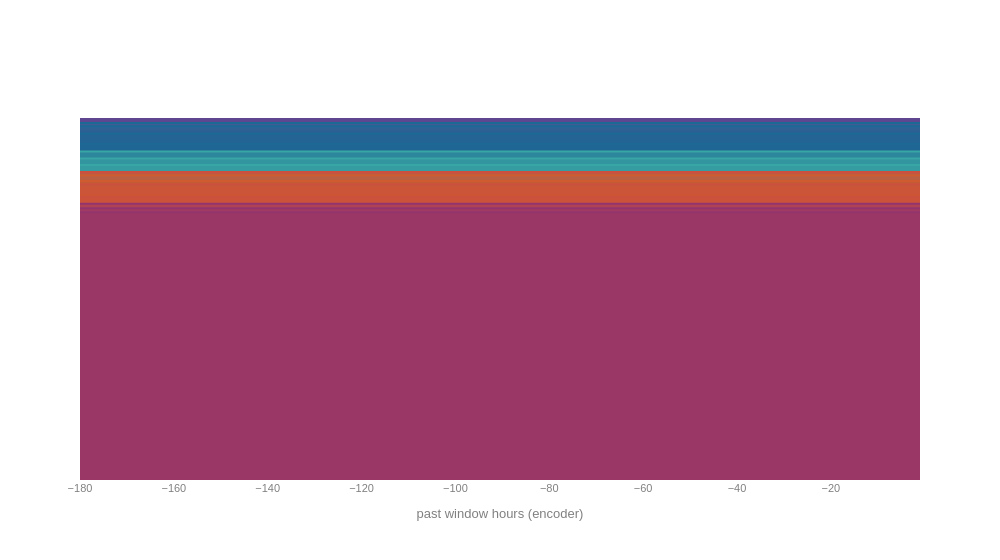

The notebook cell saved with this chart:
### Code cell
m=1
fig = go.Figure()
fig.update_layout(
    plot_bgcolor='white',
    paper_bgcolor='white',
    font=dict(size=11,color='gray'),
    font_family='Helvetica',
    width=1000
)
x = list(range(-180, 1, 1))
for t in range(0,36,m):
    color_index =  int((t-1)/4)
    past_load_explain_encoder = np.concatenate([np.ones(180) * initial_explainability_model[1][0][t]/180])
    fig.add_trace(go.Line(x=x, y=past_load_explain_encoder,
                    fill='tozeroy',
                    line=dict(color=rgb_to_rgba(px.colors.qualitative.Prism[color_index],1)),
                    name='h: ' + str(t+1)))
    fig.update_xaxes(title_text='past window hours (encoder)')
    fig.update_yaxes(showticklabels=False)
    fig.update_traces(showlegend=False)
fig.show()
#fig.write_image('past_load_initial.pdf')

### Figure 1 — Plotly figure (JSON) as saved in the notebook; plotly's stock layout.template omitted (floating-point values rounded to 4 significant figures; data arrays with more than 128 entries replaced by an {"elided": "..."} marker saying what was removed)
{"data": [{"fill": "tozeroy", "line": {"color": "rgba(95, 70, 144, 1)"}, "name": "h: 1", "showlegend": false, "type": "scatter", "x": {"elided": "181 int values"}, "y": {"elided": "180 float values"}}, {"fill": "tozeroy", "line": {"color": "rgba(95, 70, 144, 1)"}, "name": "h: 2", "showlegend": false, "type": "scatter", "x": {"elided": "181 int values"}, "y": {"elided": "180 float values"}}, {"fill": "tozeroy", "line": {"color": "rgba(95, 70, 144, 1)"}, "name": "h: 3", "showlegend": false, "type": "scatter", "x": {"elided": "181 int values"}, "y": {"elided": "180 float values"}}, {"fill": "tozeroy", "line": {"color": "rgba(95, 70, 144, 1)"}, "name": "h: 4", "showlegend": false, "type": "scatter", "x": {"elided": "181 int values"}, "y": {"elided": "180 float values"}}, {"fill": "tozeroy", "line": {"color": "rgba(95, 70, 144, 1)"}, "name": "h: 5", "showlegend": false, "type": "scatter", "x": {"elided": "181 int values"}, "y": {"elided": "180 float values"}}, {"fill": "tozeroy", "line": {"color": "rgba(29, 105, 150, 1)"}, "name": "h: 6", "showlegend": false, "type": "scatter", "x": {"elided": "181 int values"}, "y": {"elided": "180 float values"}}, {"fill": "tozeroy", "line": {"color": "rgba(29, 105, 150, 1)"}, "name": "h: 7", "showlegend": false, "type": "scatter", "x": {"elided": "181 int values"}, "y": {"elided": "180 float values"}}, {"fill": "tozeroy", "line": {"color": "rgba(29, 105, 150, 1)"}, "name": "h: 8", "showlegend": false, "type": "scatter", "x": {"elided": "181 int values"}, "y": {"elided": "180 float values"}}, {"fill": "tozeroy", "line": {"color": "rgba(29, 105, 150, 1)"}, "name": "h: 9", "showlegend": false, "type": "scatter", "x": {"elided": "181 int values"}, "y": {"elided": "180 float values"}}, {"fill": "tozeroy", "line": {"color": "rgba(56, 166, 165, 1)"}, "name": "h: 10", "showlegend": false, "type": "scatter", "x": {"elided": "181 int values"}, "y": {"elided": "180 float values"}}, {"fill": "tozeroy", "line": {"color": "rgba(56, 166, 165, 1)"}, "name": "h: 11", "showlegend": false, "type": "scatter", "x": {"elided": "181 int values"}, "y": {"elided": "180 float values"}}, {"fill": "tozeroy", "line": {"color": "rgba(56, 166, 165, 1)"}, "name": "h: 12", "showlegend": false, "type": "scatter", "x": {"elided": "181 int values"}, "y": {"elided": "180 float values"}}, {"fill": "tozeroy", "line": {"color": "rgba(56, 166, 165, 1)"}, "name": "h: 13", "showlegend": false, "type": "scatter", "x": {"elided": "181 int values"}, "y": {"elided": "180 float values"}}, {"fill": "tozeroy", "line": {"color": "rgba(15, 133, 84, 1)"}, "name": "h: 14", "showlegend": false, "type": "scatter", "x": {"elided": "181 int values"}, "y": {"elided": "180 float values"}}, {"fill": "tozeroy", "line": {"color": "rgba(15, 133, 84, 1)"}, "name": "h: 15", "showlegend": false, "type": "scatter", "x": {"elided": "181 int values"}, "y": {"elided": "180 float values"}}, {"fill": "tozeroy", "line": {"color": "rgba(15, 133, 84, 1)"}, "name": "h: 16", "showlegend": false, "type": "scatter", "x": {"elided": "181 int values"}, "y": {"elided": "180 float values"}}, {"fill": "tozeroy", "line": {"color": "rgba(15, 133, 84, 1)"}, "name": "h: 17", "showlegend": false, "type": "scatter", "x": {"elided": "181 int values"}, "y": {"elided": "180 float values"}}, {"fill": "tozeroy", "line": {"color": "rgba(115, 175, 72, 1)"}, "name": "h: 18", "showlegend": false, "type": "scatter", "x": {"elided": "181 int values"}, "y": {"elided": "180 float values"}}, {"fill": "tozeroy", "line": {"color": "rgba(115, 175, 72, 1)"}, "name": "h: 19", "showlegend": false, "type": "scatter", "x": {"elided": "181 int values"}, "y": {"elided": "180 float values"}}, {"fill": "tozeroy", "line": {"color": "rgba(115, 175, 72, 1)"}, "name": "h: 20", "showlegend": false, "type": "scatter", "x": {"elided": "181 int values"}, "y": {"elided": "180 float values"}}, {"fill": "tozeroy", "line": {"color": "rgba(115, 175, 72, 1)"}, "name": "h: 21", "showlegend": false, "type": "scatter", "x": {"elided": "181 int values"}, "y": {"elided": "180 float values"}}, {"fill": "tozeroy", "line": {"color": "rgba(237, 173, 8, 1)"}, "name": "h: 22", "showlegend": false, "type": "scatter", "x": {"elided": "181 int values"}, "y": {"elided": "180 float values"}}, {"fill": "tozeroy", "line": {"color": "rgba(237, 173, 8, 1)"}, "name": "h: 23", "showlegend": false, "type": "scatter", "x": {"elided": "181 int values"}, "y": {"elided": "180 float values"}}, {"fill": "tozeroy", "line": {"color": "rgba(237, 173, 8, 1)"}, "name": "h: 24", "showlegend": false, "type": "scatter", "x": {"elided": "181 int values"}, "y": {"elided": "180 float values"}}, {"fill": "tozeroy", "line": {"color": "rgba(237, 173, 8, 1)"}, "name": "h: 25", "showlegend": false, "type": "scatter", "x": {"elided": "181 int values"}, "y": {"elided": "180 float values"}}, {"fill": "tozeroy", "line": {"color": "rgba(225, 124, 5, 1)"}, "name": "h: 26", "showlegend": false, "type": "scatter", "x": {"elided": "181 int values"}, "y": {"elided": "180 float values"}}, {"fill": "tozeroy", "line": {"color": "rgba(225, 124, 5, 1)"}, "name": "h: 27", "showlegend": false, "type": "scatter", "x": {"elided": "181 int values"}, "y": {"elided": "180 float values"}}, {"fill": "tozeroy", "line": {"color": "rgba(225, 124, 5, 1)"}, "name": "h: 28", "showlegend": false, "type": "scatter", "x": {"elided": "181 int values"}, "y": {"elided": "180 float values"}}, {"fill": "tozeroy", "line": {"color": "rgba(225, 124, 5, 1)"}, "name": "h: 29", "showlegend": false, "type": "scatter", "x": {"elided": "181 int values"}, "y": {"elided": "180 float values"}}, {"fill": "tozeroy", "line": {"color": "rgba(204, 80, 62, 1)"}, "name": "h: 30", "showlegend": false, "type": "scatter", "x": {"elided": "181 int values"}, "y": {"elided": "180 float values"}}, {"fill": "tozeroy", "line": {"color": "rgba(204, 80, 62, 1)"}, "name": "h: 31", "showlegend": false, "type": "scatter", "x": {"elided": "181 int values"}, "y": {"elided": "180 float values"}}, {"fill": "tozeroy", "line": {"color": "rgba(204, 80, 62, 1)"}, "name": "h: 32", "showlegend": false, "type": "scatter", "x": {"elided": "181 int values"}, "y": {"elided": "180 float values"}}, {"fill": "tozeroy", "line": {"color": "rgba(204, 80, 62, 1)"}, "name": "h: 33", "showlegend": false, "type": "scatter", "x": {"elided": "181 int values"}, "y": {"elided": "180 float values"}}, {"fill": "tozeroy", "line": {"color": "rgba(148, 52, 110, 1)"}, "name": "h: 34", "showlegend": false, "type": "scatter", "x": {"elided": "181 int values"}, "y": {"elided": "180 float values"}}, {"fill": "tozeroy", "line": {"color": "rgba(148, 52, 110, 1)"}, "name": "h: 35", "showlegend": false, "type": "scatter", "x": {"elided": "181 int values"}, "y": {"elided": "180 float values"}}, {"fill": "tozeroy", "line": {"color": "rgba(148, 52, 110, 1)"}, "name": "h: 36", "showlegend": false, "type": "scatter", "x": {"elided": "181 int values"}, "y": {"elided": "180 float values"}}], "layout": {"font": {"color": "gray", "family": "Helvetica", "size": 11}, "paper_bgcolor": "white", "plot_bgcolor": "white", "width": 1000, "xaxis": {"title": {"text": "past window hours (encoder)"}}, "yaxis": {"showticklabels": false}}}
